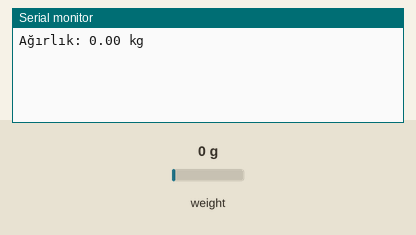
This sketch was run on a simulated Arduino Uno, built with avr-gcc and run on an emulated ATmega328P. On the bench: the last lines printed to the serial monitor. The inputs (shaded band) are chosen by the test bench; at power-on: weight on the scale 0 g.

Above: at 2.2 s.
2.3 s: weight on the scale set to 100 g
At 2.3 s:
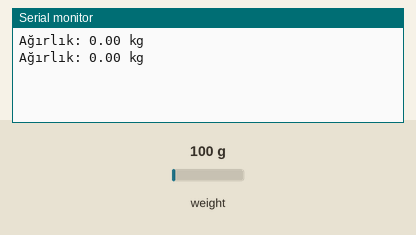
3.8 s: weight on the scale set to 1250 g
At 5.2 s:
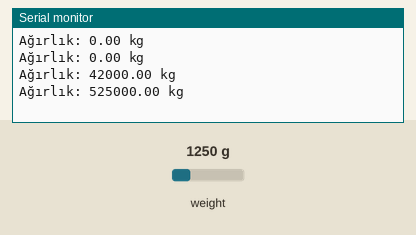
Timing chart, 0 to 6.8 s (numbered marks = the images above; inputs shaded):
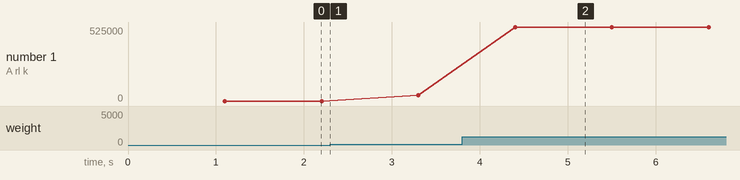

The sketch:

hx711.ino
```cpp
#include "HX711.h"

const int DT_PIN = 2;
const int SCK_PIN = 3;

HX711 scale(DT_PIN, SCK_PIN);

void setup() {
  Serial.begin(9600);
  scale.set_scale();
  scale.tare();
}

void loop() {
  float weight = scale.get_units();
  Serial.print("Ağırlık: ");
  Serial.print(weight);
  Serial.println(" kg");
  delay(1000);
}
```

Measured:
- after the input at 3.8 s, the serial monitor: prints a new line after 0.60 s (image 2)
- plotted number 1: 0 → 42000 after the input at 2.3 s, 42000 → 525000 after the input at 3.8 s
